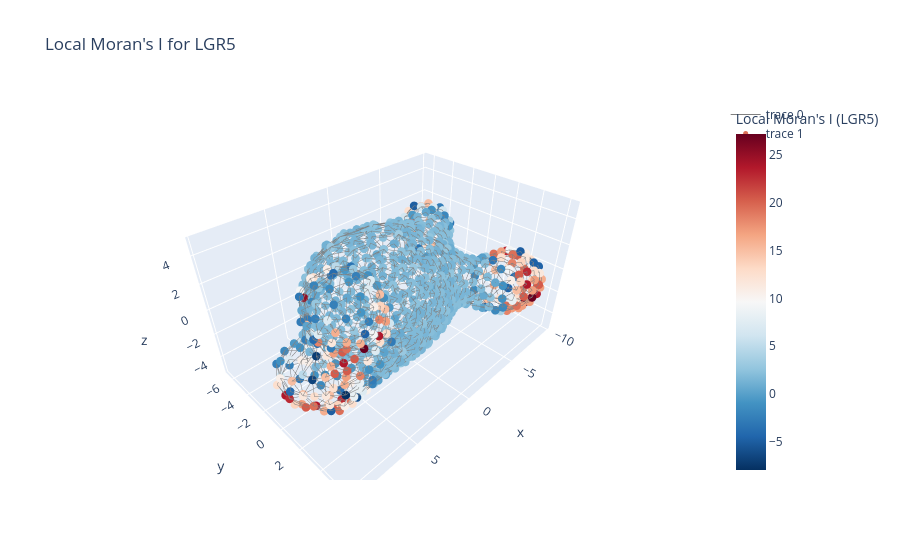
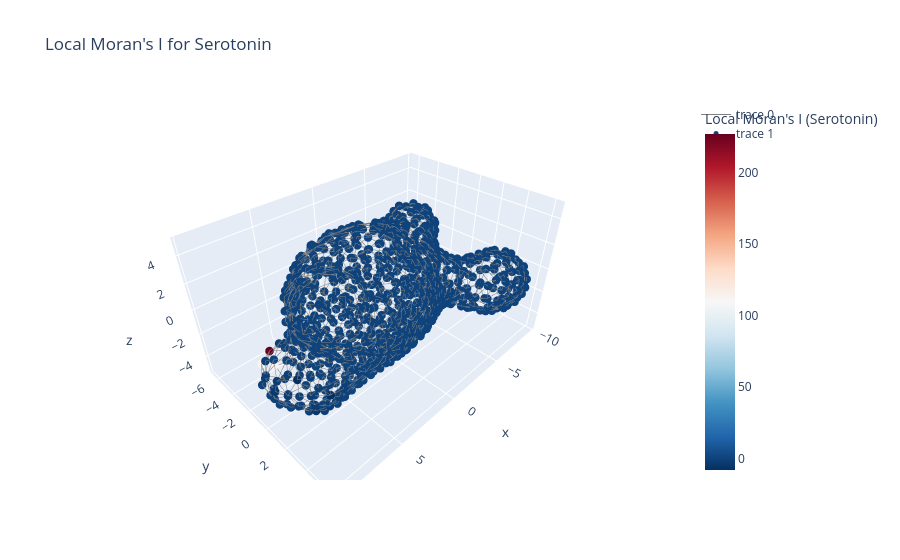

Here is the notebook cell these charts were saved with, in order:
### Markdown cell above
Each subplot shows the distribution of Moran's I values obtained by **permuting the cell labels** for a single marker while keeping the spatial weight matrix $W$ fixed. The histogram (gray) represents the null distribution under random labeling, and the red dashed line indicates the **observed Moran's I** for the actual spatial configuration of the marker. Recall that

- $I > 0$ indicates positive spatial clustering (cells with high values tend to be near other high values).  
- $I < 0$ indicates dispersion (high values near low values).  
- $I \approx 0$ indicates no spatial structure beyond random chance.  

The empirical **p-value** is computed as the fraction of permuted Moran’s I values whose magnitude is at least as extreme as the observed value. Small p-values indicate that the observed spatial autocorrelation is **unlikely to occur by chance**, given the weight matrix.  

> Note: The choice of weight matrix $W$ affects the scale and interpretation of Moran’s I. Here, nearest-neighbor adjacency (k=1) is used, but other schemes (e.g., kNN, distance-decay) can emphasize different spatial scales.

### Code cell
# --- Markers to plot ---
focal_markers = ["LGR5", "Serotonin", "Lysozyme"]
marker_indices = [mesh.marker_names.index(name) for name in focal_markers]


for j, marker in enumerate([mesh.marker_names[i] for i in marker_indices]):
    node_color = local_I_obs[:, j]
    node_color = np.nan_to_num(node_color)  # replace NaN with 0 for plotting
    fig = go.Figure()
    edge_x, edge_y, edge_z = [], [], []
    for i, k in cell_graph.edges():
        edge_x += [centroids[i, 0], centroids[k, 0], None]
        edge_y += [centroids[i, 1], centroids[k, 1], None]
        edge_z += [centroids[i, 2], centroids[k, 2], None]
    edge_trace = go.Scatter3d(x=edge_x, y=edge_y, z=edge_z, mode='lines', line=dict(width=1, color='gray'))
    node_trace = go.Scatter3d(
        x=centroids[:, 0], y=centroids[:, 1], z=centroids[:, 2],
        mode='markers',
        marker=dict(size=5, color=node_color, colorscale='RdBu_r', colorbar=dict(title=f"Local Moran's I ({marker})")),
        text=[f"Cell {i}" for i in range(len(centroids))], hoverinfo='text'
    )
    fig.add_trace(edge_trace)
    fig.add_trace(node_trace)
    fig.update_layout(title=f"Local Moran's I for {marker}", scene=dict(aspectmode='data'))
    fig.show()

### Figure 1 — Plotly figure (JSON) as saved in the notebook; plotly's stock layout.template omitted (floating-point values rounded to 4 significant figures; data arrays with more than 128 entries replaced by an {"elided": "..."} marker saying what was removed)
{"data": [{"line": {"color": "gray", "width": 1}, "mode": "lines", "type": "scatter3d", "x": {"elided": "7410 float values"}, "y": {"elided": "7410 float values"}, "z": {"elided": "7410 float values"}}, {"hoverinfo": "text", "marker": {"color": {"elided": "819 float values"}, "colorbar": {"title": {"text": "Local Moran's I (LGR5)"}}, "colorscale": [[0, "rgb(5,48,97)"], [0.1, "rgb(33,102,172)"], [0.2, "rgb(67,147,195)"], [0.3, "rgb(146,197,222)"], [0.4, "rgb(209,229,240)"], [0.5, "rgb(247,247,247)"], [0.6, "rgb(253,219,199)"], [0.7, "rgb(244,165,130)"], [0.8, "rgb(214,96,77)"], [0.9, "rgb(178,24,43)"], [1, "rgb(103,0,31)"]], "size": 5}, "mode": "markers", "text": {"elided": "819 str values"}, "type": "scatter3d", "x": {"elided": "819 float values"}, "y": {"elided": "819 float values"}, "z": {"elided": "819 float values"}}], "layout": {"scene": {"aspectmode": "data"}, "title": {"text": "Local Moran's I for LGR5"}}}

### Figure 2 — Plotly figure (JSON) as saved in the notebook; plotly's stock layout.template omitted (floating-point values rounded to 4 significant figures; data arrays with more than 128 entries replaced by an {"elided": "..."} marker saying what was removed)
{"data": [{"line": {"color": "gray", "width": 1}, "mode": "lines", "type": "scatter3d", "x": {"elided": "7410 float values"}, "y": {"elided": "7410 float values"}, "z": {"elided": "7410 float values"}}, {"hoverinfo": "text", "marker": {"color": {"elided": "819 float values"}, "colorbar": {"title": {"text": "Local Moran's I (Serotonin)"}}, "colorscale": [[0, "rgb(5,48,97)"], [0.1, "rgb(33,102,172)"], [0.2, "rgb(67,147,195)"], [0.3, "rgb(146,197,222)"], [0.4, "rgb(209,229,240)"], [0.5, "rgb(247,247,247)"], [0.6, "rgb(253,219,199)"], [0.7, "rgb(244,165,130)"], [0.8, "rgb(214,96,77)"], [0.9, "rgb(178,24,43)"], [1, "rgb(103,0,31)"]], "size": 5}, "mode": "markers", "text": {"elided": "819 str values"}, "type": "scatter3d", "x": {"elided": "819 float values"}, "y": {"elided": "819 float values"}, "z": {"elided": "819 float values"}}], "layout": {"scene": {"aspectmode": "data"}, "title": {"text": "Local Moran's I for Serotonin"}}}
